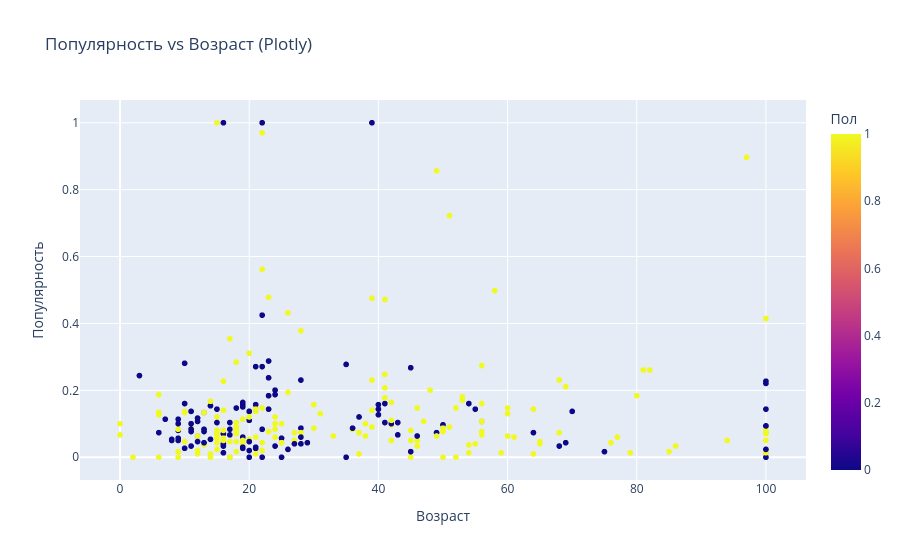

Notebook source saved alongside this figure:
### Code cell
fig3 = px.scatter(data, x='age', y='popularity', color='male',
                  title='Популярность vs Возраст (Plotly)',
                  labels={'male':'Пол', 'age':'Возраст', 'popularity':'Популярность'})
fig3.show()

### Figure 1 — Plotly figure (JSON) as saved in the notebook; plotly's stock layout.template omitted (floating-point values rounded to 4 significant figures; data arrays with more than 128 entries replaced by an {"elided": "..."} marker saying what was removed)
{"data": [{"hovertemplate": "Возраст=%{x}<br>Популярность=%{y}<br>Пол=%{marker.color}<extra></extra>", "legendgroup": "", "marker": {"color": {"elided": "1557 int values"}, "coloraxis": "coloraxis", "symbol": "circle"}, "mode": "markers", "name": "", "showlegend": false, "type": "scattergl", "x": {"elided": "1557 float values"}, "xaxis": "x", "y": {"elided": "1557 float values"}, "yaxis": "y"}], "layout": {"coloraxis": {"colorbar": {"title": {"text": "Пол"}}, "colorscale": [[0, "#0d0887"], [0.1111, "#46039f"], [0.2222, "#7201a8"], [0.3333, "#9c179e"], [0.4444, "#bd3786"], [0.5556, "#d8576b"], [0.6667, "#ed7953"], [0.7778, "#fb9f3a"], [0.8889, "#fdca26"], [1, "#f0f921"]]}, "legend": {"tracegroupgap": 0}, "title": {"text": "Популярность vs Возраст (Plotly)"}, "xaxis": {"anchor": "y", "domain": [0, 1], "title": {"text": "Возраст"}}, "yaxis": {"anchor": "x", "domain": [0, 1], "title": {"text": "Популярность"}}}}
